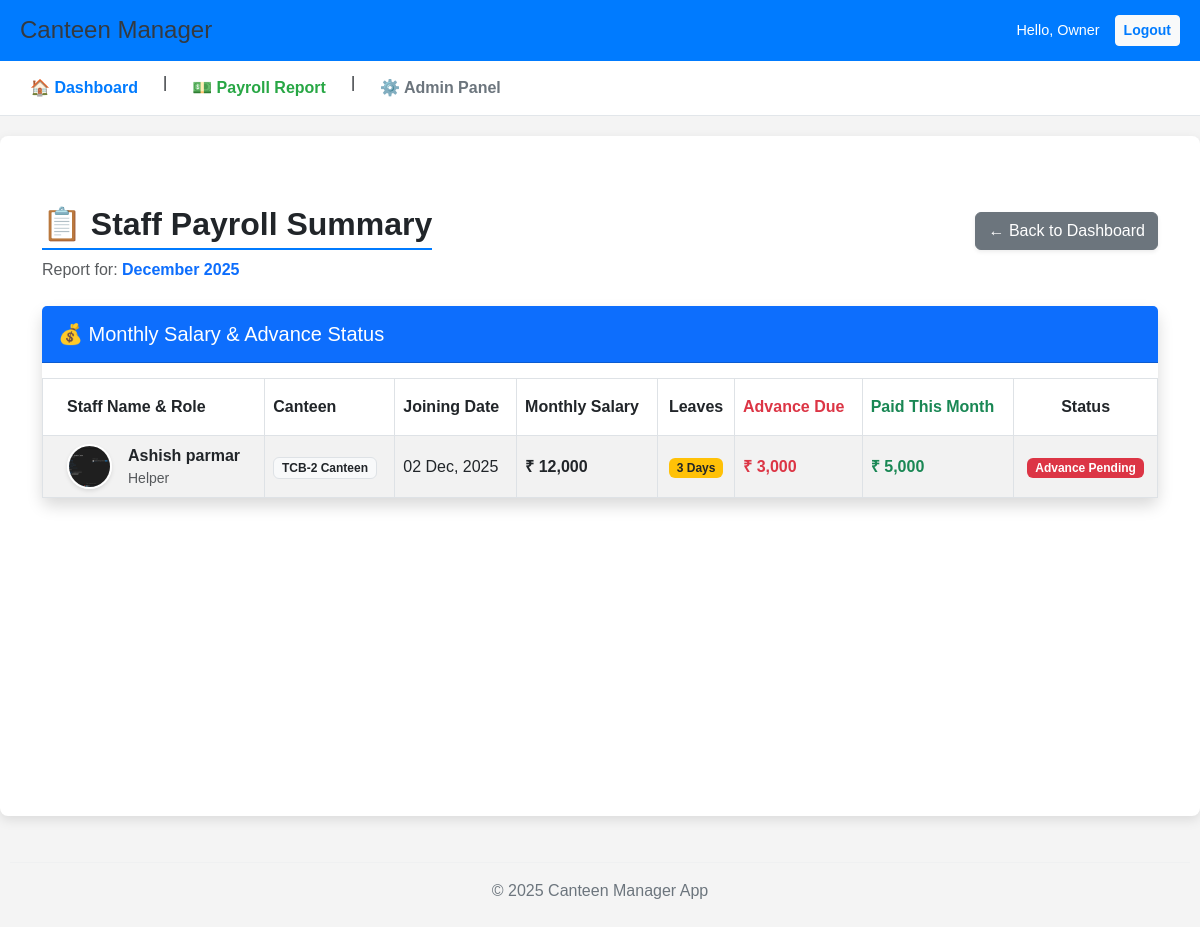
The page /management/payroll/ (signed in) on the database its author committed.
### management/models.py (models this page shows, shortened)
class Staff(models.Model):
    ROLES = [
        ('Cook', 'Cook'),
        ('Helper', 'Helper'),
    ]
    canteen = models.ForeignKey(
        Canteen,
        on_delete=models.SET_NULL, # अगर कैंटीन डिलीट हो जाए, तो स्टाफ को NULL कर दें
        null=True,
        blank=True,
        verbose_name="Assigned Canteen"
    )
    name = models.CharField(max_length=100, verbose_name="Staff Name")
    role = models.CharField(max_length=10, choices=ROLES, default='Helper', verbose_name="Role")
    phone = models.CharField(max_length=15, default='0000000000', verbose_name="Phone Number")
    joining_date = models.DateField(null=True, blank=True, verbose_name="Joining Date")
    monthly_salary = models.DecimalField(max_digits=10, decimal_places=2, verbose_name="Monthly Salary")
    bank_account_no = models.CharField(max_length=20, blank=True, null=True,verbose_name="Bank Account No")
    ifsc_code = models.CharField(max_length=15, blank=True, null=True,verbose_name="IFSC Code")
    photo = models.ImageField(upload_to='staff_photos/', null=True, blank=True, verbose_name="Staff Photo")
    aadhar_card = models.ImageField(upload_to='staff_aadhar/', null=True, blank=True, verbose_name="Aadhar Card Photo")
    class Meta:
        verbose_name = "Staff Member"
        verbose_name_plural = "Staff"

class Canteen(models.Model):
    BILLING_CHOICES = [
        ('DAILY', 'Daily Payment/Tracking'),
        ('MONTHLY', 'Monthly Fixed Billing'),
    ]
    name = models.CharField(max_length=100, unique=True, verbose_name="Canteen Name")
    location = models.CharField(max_length=255, verbose_name="Location")
    billing_type = models.CharField(
        max_length=10,
        choices=BILLING_CHOICES,
        default='DAILY',
        verbose_name="Billing Type"
    )
    daily_lunch_count = models.IntegerField(default=0, verbose_name="Daily Lunch Count")
    daily_dinner_count = models.IntegerField(default=0, verbose_name="Daily Dinner Count")
    class Meta:
        verbose_name = "Canteen"
        verbose_name_plural = "Canteens"

### management/views.py (the view)
# urls.py: path('payroll/', views.payroll_summary, name='payroll_summary'),
@login_required
def payroll_summary(request):
    today = date.today()
    first_day_of_month = today.replace(day=1)
    last_day_of_month = first_day_of_month + relativedelta(months=1) - relativedelta(days=1)
    all_staff = Staff.objects.all().order_by('canteen__name', 'name')
    payroll_data = []
    for staff in all_staff:
        advance_paid = SalaryPayment.objects.filter(
            staff=staff,
            payment_type='Advance'
        ).aggregate(Sum('amount'))['amount__sum'] or 0
        paid_this_month = SalaryPayment.objects.filter(
            staff=staff,
            date__gte=first_day_of_month,
            date__lte=last_day_of_month
        ).aggregate(Sum('amount'))['amount__sum'] or 0
        leaves_this_month_periods = StaffLeave.objects.filter(
            staff=staff,
            start_date__gte=first_day_of_month,
            end_date__lte=last_day_of_month
        )
        total_leaves = sum(leave.total_days() for leave in leaves_this_month_periods)
        payroll_data.append({
            'staff': staff,
            'canteen_name': staff.canteen.name if staff.canteen else 'N/A',
            'monthly_salary': staff.monthly_salary,
            'total_advance_paid': advance_paid,
            'paid_this_month': paid_this_month,
            'leaves_this_month': total_leaves,
        })
    context = {
        'payroll_data': payroll_data,
        'current_month': today.strftime("%B %Y"),
    }
    return render(request, 'management/payroll_summary.html', context)

### management/models.py (called while the page is built)
    def total_days(self):
        if self.start_date and self.end_date:
            delta = self.end_date - self.start_date
            return delta.days + 1
        return 0

### management/templates/management/payroll_summary.html (shortened to what this page needs)
{% extends 'base.html' %}
{% load humanize %}
{% block content %}
<div class="container mt-4">
    <div class="d-flex justify-content-between align-items-center mb-4">
        <div>
            <h2 class="fw-bold text-dark">📋 Staff Payroll Summary</h2>
            <p class="text-muted mb-0">Report for: <span class="fw-bold text-primary">{{ current_month }}</span></p>
        </div>
        <div>
            <a href="{% url 'home_dashboard' %}" class="btn btn-secondary shadow-sm">
                ← Back to Dashboard
            </a>
        </div>
    </div>
    <div class="card shadow border-0 rounded-3">
        <div class="card-header bg-primary text-white py-3">
            <h5 class="mb-0">💰 Monthly Salary & Advance Status</h5>
        </div>
        <div class="card-body p-0">
            <div class="table-responsive">
                <table class="table table-hover table-striped align-middle mb-0">
                    <thead class="bg-light text-dark">
                        <tr>
                            <th class="py-3 ps-4">Staff Name & Role</th>
                            <th class="py-3">Canteen</th>
                            <th class="py-3">Joining Date</th>
                            <th class="py-3">Monthly Salary</th>
                            <th class="py-3 text-center">Leaves</th>
                            <th class="py-3 text-danger">Advance Due</th>
                            <th class="py-3 text-success">Paid This Month</th>
                            <th class="py-3 text-center">Status</th>
                        </tr>
                    </thead>
                    <tbody>
                        {% for item in payroll_data %}
                        <tr>
                            <td class="ps-4">
                                <div class="d-flex align-items-center">
                                    <div class="me-3">
                                        {% if item.staff.photo %}
                                            <img src="{{ item.staff.photo.url }}" class="rounded-circle" style="width: 45px; height: 45px; object-fit: cover; border: 2px solid #fff; box-shadow: 0 2px 4px rgba(0,0,0,0.1);">
                                        {% else %}
                                            <div class="rounded-circle bg-light d-flex justify-content-center align-items-center text-secondary fw-bold" style="width: 45px; height: 45px; border: 1px solid #ccc;">
                                                {{ item.staff.name|slice:":1" }}
                                            </div>
                                        {% endif %}
                                    </div>
                                    <div>
                                        <a href="{% url 'staff_profile' item.staff.id %}" class="fw-bold text-decoration-none text-dark stretched-link">
                                            {{ item.staff.name }}
                                        </a>
                                        <div class="small text-muted">{{ item.staff.role }}</div>
                                    </div>
                                </div>
                            </td>
                            <td><span class="badge bg-light text-dark border">{{ item.canteen_name }}</span></td>
                            <td>{% if item.staff.joining_date %}{{ item.staff.joining_date|date:"d M, Y" }}{% else %}-{% endif %}</td>
                            <td class="fw-bold">₹ {{ item.monthly_salary|floatformat:0|intcomma }}</td>
                            <td class="text-center">
                                {% if item.leaves_this_month > 0 %}
                                    <span class="badge bg-warning text-dark">{{ item.leaves_this_month }} Days</span>
                                {% else %}
                                    <span class="text-muted">-</span>
                                {% endif %}
                            </td>
                            <td class="fw-bold text-danger">
                                {% if item.total_advance_paid > 0 %}
                                    ₹ {{ item.total_advance_paid|floatformat:0|intcomma }}
                                {% else %}
                                    <span class="text-muted">-</span>
                                {% endif %}
                            </td>
                            <td class="fw-bold text-success">
                                ₹ {{ item.paid_this_month|floatformat:0|intcomma }}
                            </td>
                            <td class="text-center">
                                {% if item.total_advance_paid > 0 %}
                                    <span class="badge bg-danger">Advance Pending</span>
                                {% else %}
                                    <span class="badge bg-success">Clear</span>
                                {% endif %}
                            </td>
                        </tr>
                        {% empty %}
                        <tr>
                            <td colspan="8" class="text-center py-5 text-muted">
                                <h5>No staff data found.</h5>
                            </td>
                        </tr>
                        {% endfor %}
                    </tbody>
                </table>
            </div>
        </div>
    </div>
</div>
{% endblock %}

### management/templates/base.html (shortened to what this page needs)
<!DOCTYPE html>
<html lang="en">
<head>
    <link href="https://cdn.jsdelivr.net/npm/bootstrap@5.3.0/dist/css/bootstrap.min.css" rel="stylesheet">
</head>
<body>
    <header>
        <div style="background-color: #007bff; color: white; padding: 15px 20px; display: flex; justify-content: space-between; align-items: center;">
            <h1 style="margin: 0; font-size: 1.5em;">Canteen Manager</h1>
            {% if user.is_authenticated %}
            <div style="display: flex; align-items: center; gap: 15px;">
                <span style="font-size: 0.9em;">Hello, {{ user.username }}</span>
                <form method="post" action="{% url 'logout' %}" style="margin: 0;">
                    <button type="submit" class="btn btn-sm btn-light" style="color: #007bff; font-weight: bold;">Logout</button>
                </form>
            </div>
            {% endif %}
        </div>
        <nav class="main-nav" style="background-color: #ffffff; padding: 10px 20px; border-bottom: 1px solid #e2e6ea;">
            {% if user.is_authenticated %}
            <div style="display: flex; gap: 15px;">
                <a href="{% url 'home_dashboard' %}" style="color: #007bff; font-weight: bold;">
                    🏠 Dashboard
                </a>
                |
                <a href="{% url 'payroll_summary' %}" style="color: #28a745; font-weight: bold;">
                    💵 Payroll Report
                </a>
                |
                <a href="/admin/" style="color: #6c757d; font-weight: bold;">
                    ⚙️ Admin Panel
                </a>
            </div>
            {% endif %}
        </nav>
    </header>
    <main>
        {% block content %}
        {% endblock %}
    </main>
    <footer style="text-align: center; padding: 10px; color: #6c757d;">
        <hr style="border-color: #dee2e6;">
        <p>&copy; 2025 Canteen Manager App</p>
    </footer>
</body>
</html>

### management/templates/base.html (style rules this page uses)
body { font-family: Arial, sans-serif; margin: 0; padding: 0; background-color: #f4f4f4; }
main { padding: 20px; max-width: 1200px; margin: 20px auto; background-color: white; min-height: 85vh; border-radius: 8px; box-shadow: 0 4px 12px rgba(0,0,0,0.1); }
h1 { color: #343a40; }
h2 { border-bottom: 2px solid #007bff; padding-bottom: 5px; margin-top: 25px; }
table { border-collapse: collapse; margin-top: 15px; width: 100%; }
th, td { border: 1px solid #dee2e6; padding: 12px; text-align: left; }
th { background-color: #f0f0f0; }
.main-nav a { text-decoration: none; padding: 5px 10px; border-radius: 4px; transition: background-color 0.3s; }

### rows shown on the page
Staff: staff.photo (picture), staff.name "Ashish parmar", staff.role "Helper", canteen_name "TCB-2 Canteen", staff.joining_date "02 Dec, 2025", monthly_salary "12,000", leaves_this_month "3", total_advance_paid "3,000", paid_this_month "5,000"

### other values the page prints
{{ user.username }} "Owner"
